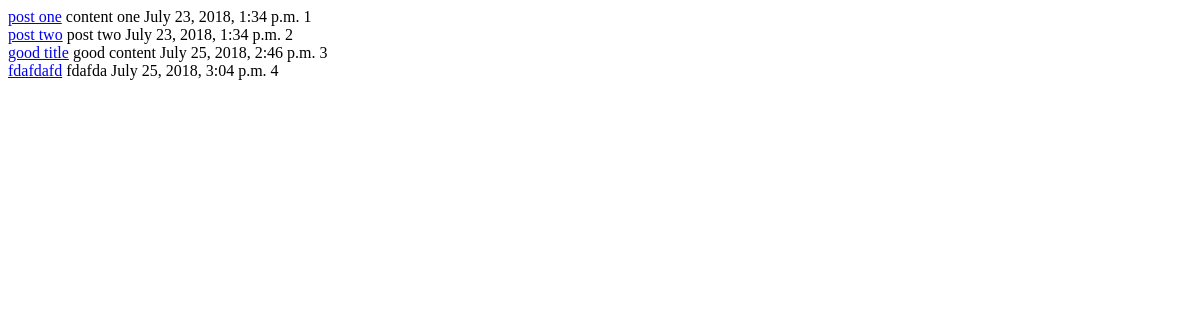
The app's page /posts/, older data.
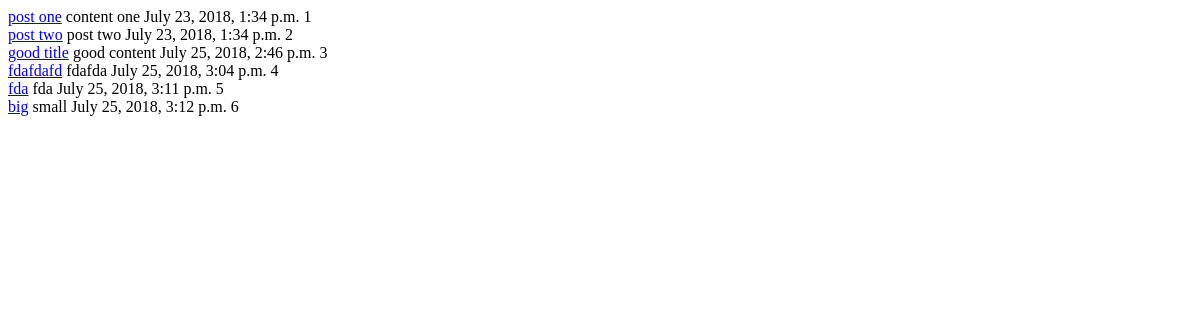
The same page, newer data.
### posts/models.py (models this page shows, shortened)
class Post(models.Model):
    title = models.CharField(max_length=255)
    content = models.TextField()
    updated = models.DateTimeField(auto_now=True, auto_now_add=False)
    timestamp = models.DateTimeField(auto_now=False, auto_now_add=True)
    def get_absolute_url(self):
        return reverse('posts:detail', kwargs={ 'id': self.id })

### posts/views.py (the view)
def post_list(request):
    queryset = Post.objects.all()
    context = {
        "object_list": queryset
    }
    return render(request, 'index.html', context)

### templates/index.html (shortened to what this page needs)
<!DOCTYPE html>
<html lang="en" dir="ltr">
    <head>
    </head>
    <body>
        {% for obj in object_list %}
            <a href="{{ obj.get_absolute_url }}">{{ obj.title }}</a>
            {{ obj.content }}
            {{ obj.updated }}
            {{ obj.id }}
            <br>
        {% endfor %}
    </body>
</html>

Row changes from the older to the newer data that the page shows:
added Post: title "fda", content "fda", updated "July 25, 2018, 3:11 p.m.", id "5"
added Post: title "big", content "small", updated "July 25, 2018, 3:12 p.m.", id "6"
